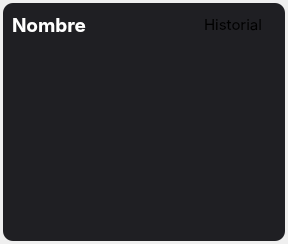
<?xml version="1.0" encoding="UTF-8"?>
<ui version="4.0">
 <class>board</class>
 <widget class="QWidget" name="board">
  <property name="geometry">
   <rect>
    <x>0</x>
    <y>0</y>
    <width>288</width>
    <height>244</height>
   </rect>
  </property>
  <property name="minimumSize">
   <size>
    <width>288</width>
    <height>244</height>
   </size>
  </property>
  <property name="windowTitle">
   <string>Form</string>
  </property>
  <property name="styleSheet">
   <string notr="true">QFrame#card_frame{
	border-radius: 10px;
	background-color: #1f1f23;
}

QFrame#card_frame:hover{
	background-color: #333333;
}

QLabel{
	color: white;
}</string>
  </property>
  <layout class="QVBoxLayout" name="verticalLayout">
   <property name="leftMargin">
    <number>3</number>
   </property>
   <property name="topMargin">
    <number>3</number>
   </property>
   <property name="rightMargin">
    <number>3</number>
   </property>
   <property name="bottomMargin">
    <number>3</number>
   </property>
   <item>
    <widget class="QFrame" name="card_frame">
     <property name="minimumSize">
      <size>
       <width>282</width>
       <height>238</height>
      </size>
     </property>
     <property name="cursor">
      <cursorShape>PointingHandCursor</cursorShape>
     </property>
     <property name="frameShape">
      <enum>QFrame::StyledPanel</enum>
     </property>
     <property name="frameShadow">
      <enum>QFrame::Raised</enum>
     </property>
     <layout class="QVBoxLayout" name="verticalLayout_2">
      <item>
       <layout class="QVBoxLayout" name="verticalLayout_3">
        <property name="spacing">
         <number>2</number>
        </property>
        <item>
         <layout class="QHBoxLayout" name="horizontalLayout_4">
          <item>
           <widget class="QLabel" name="lbl_nombre">
            <property name="font">
             <font>
              <family>Inter</family>
              <pointsize>14</pointsize>
              <weight>75</weight>
              <bold>true</bold>
             </font>
            </property>
            <property name="text">
             <string>Nombre</string>
            </property>
           </widget>
          </item>
          <item>
           <spacer name="horizontalSpacer_3">
            <property name="orientation">
             <enum>Qt::Horizontal</enum>
            </property>
            <property name="sizeHint" stdset="0">
             <size>
              <width>40</width>
              <height>20</height>
             </size>
            </property>
           </spacer>
          </item>
          <item>
           <widget class="QPushButton" name="btn_historial">
            <property name="font">
             <font>
              <family>Inter</family>
              <pointsize>11</pointsize>
              <weight>50</weight>
              <italic>false</italic>
              <bold>false</bold>
             </font>
            </property>
            <property name="styleSheet">
             <string notr="true">QPushButton{
	padding: 3px 14px;
	border-radius: 5px;
	color: black;
	font: 11pt &quot;Inter&quot;;
}
</string>
            </property>
            <property name="text">
             <string>Historial</string>
            </property>
           </widget>
          </item>
         </layout>
        </item>
        <item>
         <widget class="QWidget" name="widget_tags" native="true">
          <property name="styleSheet">
           <string notr="true">QLabel{
	font: 9pt &quot;Inter&quot;;
	padding: 3px;
	color: white;
	background-color: #666;
	border-radius: 5px;
}

QLabel:hover{
	background-color: #555;
}</string>
          </property>
          <layout class="QHBoxLayout" name="horizontalLayout">
           <property name="leftMargin">
            <number>0</number>
           </property>
           <property name="topMargin">
            <number>0</number>
           </property>
           <property name="rightMargin">
            <number>0</number>
           </property>
           <property name="bottomMargin">
            <number>0</number>
           </property>
           <item>
            <spacer name="horizontalSpacer">
             <property name="orientation">
              <enum>Qt::Horizontal</enum>
             </property>
             <property name="sizeHint" stdset="0">
              <size>
               <width>40</width>
               <height>20</height>
              </size>
             </property>
            </spacer>
           </item>
          </layout>
         </widget>
        </item>
       </layout>
      </item>
      <item>
       <widget class="QLabel" name="lbl_tarjeta">
        <property name="sizePolicy">
         <sizepolicy hsizetype="Minimum" vsizetype="Minimum">
          <horstretch>0</horstretch>
          <verstretch>0</verstretch>
         </sizepolicy>
        </property>
        <property name="minimumSize">
         <size>
          <width>260</width>
          <height>181</height>
         </size>
        </property>
        <property name="text">
         <string/>
        </property>
        <property name="pixmap">
         <pixmap resource="resources.qrc">:/board/images/board.png</pixmap>
        </property>
       </widget>
      </item>
      <item>
       <spacer name="verticalSpacer">
        <property name="orientation">
         <enum>Qt::Vertical</enum>
        </property>
        <property name="sizeHint" stdset="0">
         <size>
          <width>20</width>
          <height>40</height>
         </size>
        </property>
       </spacer>
      </item>
      <item>
       <widget class="QWidget" name="widget_sensores" native="true"/>
      </item>
     </layout>
    </widget>
   </item>
  </layout>
 </widget>
 <resources>
  <include location="resources.qrc"/>
 </resources>
 <connections/>
</ui>
